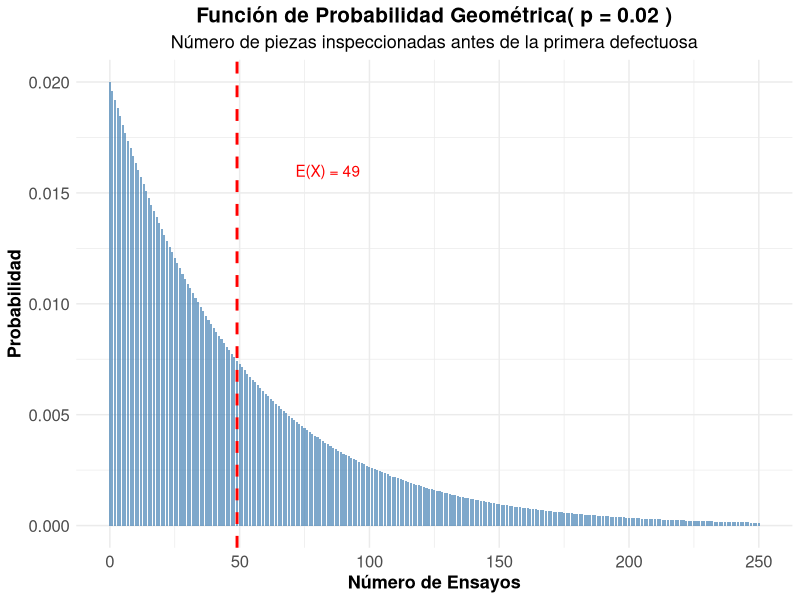
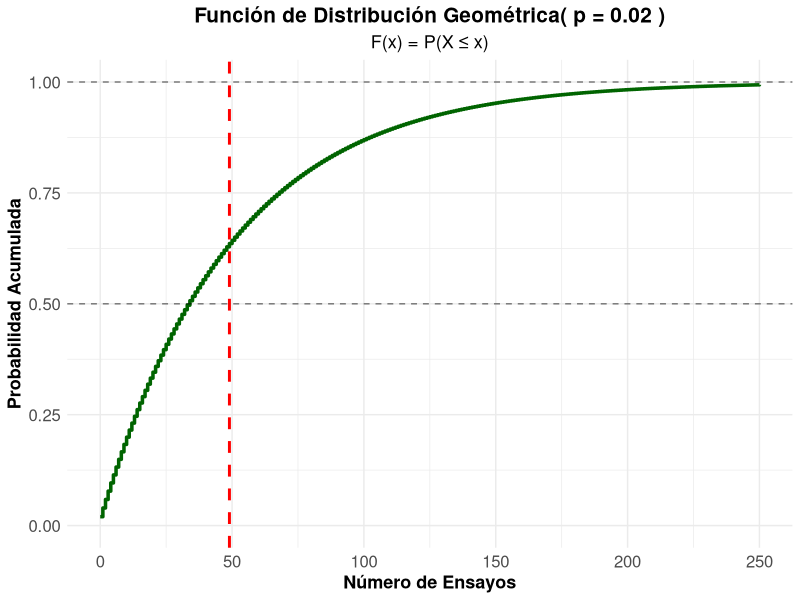
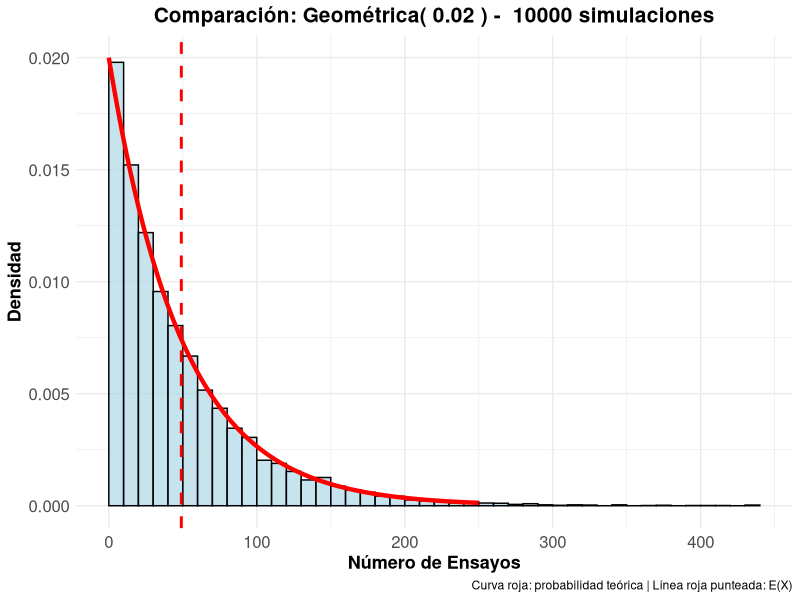
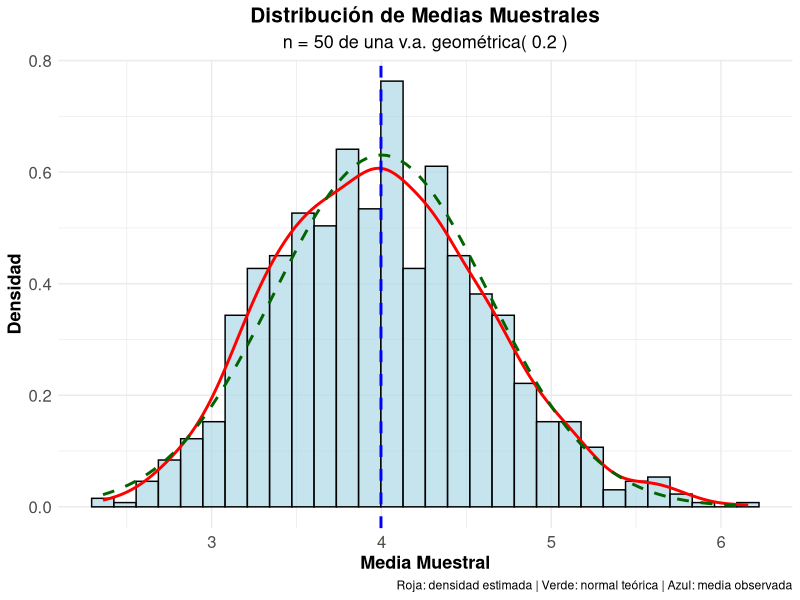
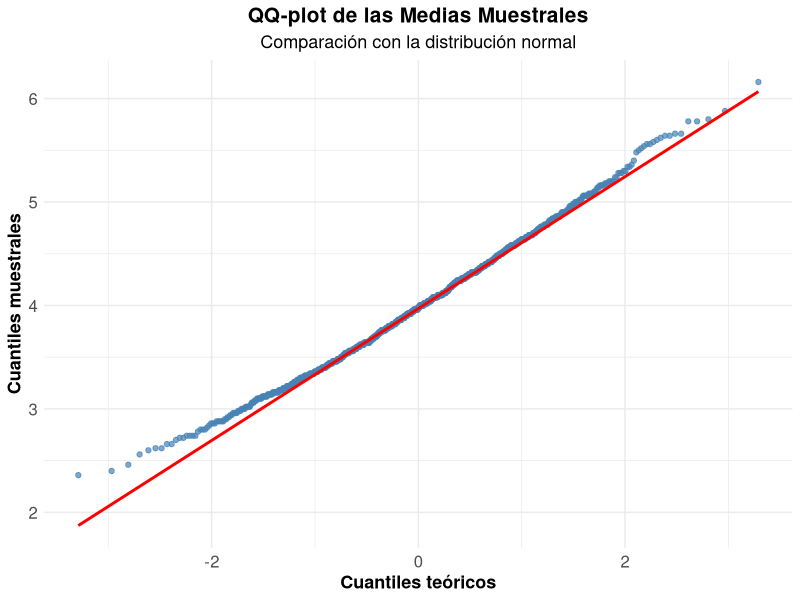

The R source for these figures, in order:
## ---- chunk 1
#| label: setup
#| include: false

library(tidyverse)
library(kableExtra)
library(gridExtra)
library(tidyr)

# Tema de las gráficas (el mismo de las notas de clase)
tema_clase <- theme_minimal() +
  theme(
    legend.title = element_text(size=13, face="bold"),
    legend.text = element_text(size=13),
    plot.title = element_text(size=15, face="bold", hjust = 0.5),
    plot.subtitle = element_text(size=13, hjust = 0.5),
    axis.text.x=element_text(size=12),
    axis.text.y=element_text(size=12),
    axis.title.x = element_text(face="bold", size=13),
    axis.title.y = element_text(face="bold", size=13)
  )
## ---- chunk 2
#| label: ejercicio-geom1-pmf
#| code-fold: true
#| fig-align: center

# Parámetro
p_g <- 0.02

# Media (se usa en las gráficas)
media_g <- (1 - p_g) / p_g

# Valores a graficar (la probabilidad de pasar de 250 es menor a 0.7%)
k_g <- 0:250
geom_data <- data.frame(
  k = k_g,
  Probabilidad = dgeom(k_g, p_g),
  Prob_Acumulada = pgeom(k_g, p_g)
)

ggplot(geom_data, aes(x = k, y = Probabilidad)) +
  geom_col(fill = "steelblue", alpha = 0.7, width = 0.8) +
  geom_vline(xintercept = media_g, color = "red", linetype = "dashed", linewidth = 1) +
  annotate("text", x = media_g + 35, y = max(geom_data$Probabilidad) * 0.8,
           label = paste("E(X) =", media_g), color = "red") +
  labs(title = paste("Función de Probabilidad Geométrica( p =", p_g, ")"),
       subtitle = "Número de piezas inspeccionadas antes de la primera defectuosa",
       x = "Número de Ensayos",
       y = "Probabilidad") +
  tema_clase
## ---- chunk 3
#| label: ejercicio-geom1-cdf
#| code-fold: true
#| fig-align: center

ggplot(geom_data, aes(x = k, y = Prob_Acumulada)) +
  geom_step(color = "darkgreen", linewidth = 1.2) +
  geom_hline(yintercept = c(0.5, 1), linetype = "dashed", alpha = 0.5) +
  geom_vline(xintercept = media_g, color = "red", linetype = "dashed", linewidth = 1) +
  labs(title = paste("Función de Distribución Geométrica( p =", p_g, ")"),
       subtitle = "F(x) = P(X ≤ x)",
       x = "Número de Ensayos",
       y = "Probabilidad Acumulada") +
  ylim(0, 1) +
  tema_clase
## ---- chunk 4
#| label: ejercicio-geom1-parametros
#| code-fold: true

media_teo_g <- (1 - p_g) / p_g
var_teo_g <- (1 - p_g) / (p_g^2)
desv_teo_g <- sqrt(var_teo_g)

cat("Esperanza (piezas esperadas antes de la primera defectuosa):", media_teo_g, "\n")
cat("Varianza:", var_teo_g, "\n")
cat("Desviación estándar:", round(desv_teo_g, 4), "\n")
## ---- chunk 5
#| label: ejercicio-geom1-simulacion
#| code-fold: true

n_sim_g <- 10000

# Generar datos geométricos
set.seed(2026)
datos_g <- rgeom(n_sim_g, p_g)

# Estadísticas observadas
media_obs_g <- mean(datos_g)
var_obs_g <- var(datos_g)
desv_obs_g <- sd(datos_g)

comparacion_g <- data.frame(
  Estadística = c("Esperanza", "Varianza", "Desv. Estándar"),
  Teórico = c(media_teo_g, var_teo_g, desv_teo_g),
  Observado = c(media_obs_g, var_obs_g, desv_obs_g)
)
comparacion_g$`Error %` <- abs(comparacion_g$Observado - comparacion_g$Teórico) /
  comparacion_g$Teórico * 100

kable(comparacion_g,
      caption = "Comparación de parámetros: valores teóricos vs simulación (10,000 ensayos)",
      digits = 4) %>%
  kable_styling(bootstrap_options = "striped")

# Comparación de probabilidades acumuladas
ks_g <- c(10, 25, 50, 100, 150)
comp_acum_g <- data.frame(
  k = ks_g,
  Prob_Teorica = pgeom(ks_g, p_g),
  Freq_Observada = sapply(ks_g, function(k) mean(datos_g <= k))
)
comp_acum_g$Diferencia <- abs(comp_acum_g$Prob_Teorica - comp_acum_g$Freq_Observada)

kable(comp_acum_g,
      caption = "Comparación de probabilidades acumuladas P(X ≤ k)",
      digits = 4,
      col.names = c("k", "P(X ≤ k) Teórica", "Freq. Observada", "Diferencia")) %>%
  kable_styling(bootstrap_options = "striped")
## ---- chunk 6
#| label: ejercicio-geom1-grafico-sim
#| code-fold: true
#| fig-align: center

# Como los valores se dispersan mucho, se agrupa el histograma en intervalos de 10
ggplot(data.frame(x = datos_g), aes(x = x)) +
  geom_histogram(aes(y = after_stat(density)), binwidth = 10, boundary = 0,
                 fill = "lightblue", color = "black", alpha = 0.7) +
  geom_line(data = geom_data, aes(x = k, y = Probabilidad),
            color = "red", linewidth = 1.5) +
  geom_vline(xintercept = media_teo_g, color = "red", linetype = "dashed", linewidth = 1) +
  labs(title = paste("Comparación: Geométrica(", p_g, ") - ", n_sim_g, "simulaciones"),
       x = "Número de Ensayos",
       y = "Densidad",
       caption = "Curva roja: probabilidad teórica | Línea roja punteada: E(X)") +
  tema_clase
## ---- chunk 7
#| label: ejercicio-geom1-memoria
#| code-fold: true

s_g <- 30
t_g <- 20

# P(X >= s + t), P(X >= s), P(X >= t)
prob_s_t_g <- 1 - pgeom(s_g + t_g - 1, p_g)
prob_s_g <- 1 - pgeom(s_g - 1, p_g)
prob_t_g <- 1 - pgeom(t_g - 1, p_g)

# P(X >= s + t | X >= s) = P(X >= s + t) / P(X >= s)
prob_condicional_g <- prob_s_t_g / prob_s_g

cat("Verificación teórica de la Propiedad de Falta de Memoria:\n")
cat("Parámetros: p =", p_g, ", s =", s_g, ", t =", t_g, "\n\n")
cat("P(X ≥", s_g + t_g, ") =", round(prob_s_t_g, 6), "\n")
cat("P(X ≥", s_g, ") =", round(prob_s_g, 6), "\n")
cat("P(X ≥", t_g, ") =", round(prob_t_g, 6), "\n\n")
cat("P(X ≥", s_g + t_g, "| X ≥", s_g, ") =", round(prob_condicional_g, 6), "\n")
cat("P(X ≥", t_g, ") =", round(prob_t_g, 6), "\n")
cat("¿Son iguales?", abs(prob_condicional_g - prob_t_g) < 1e-10, "\n\n")

# Verificación con los datos simulados
sobrevivientes <- datos_g[datos_g >= s_g]
cat("Verificación con la simulación:\n")
cat("Observaciones con X ≥", s_g, ":", length(sobrevivientes), "\n")
cat("Proporción observada de P(X ≥", s_g + t_g, "| X ≥", s_g, "):",
    round(mean(sobrevivientes >= s_g + t_g), 4), "\n")
cat("Proporción observada de P(X ≥", t_g, "):", round(mean(datos_g >= t_g), 4), "\n")
## ---- chunk 8
#| label: ejercicio-geom2-tcl
#| code-fold: true
#| fig-width: 8
#| fig-height: 6
#| fig-align: "center"

# Parámetros
k_tcl_g <- 1000
n_muestra_g <- 50
p_tcl_g <- 0.2

mu_tcl_g <- (1 - p_tcl_g) / p_tcl_g
var_tcl_g <- (1 - p_tcl_g) / (p_tcl_g^2)
var_media_g <- var_tcl_g / n_muestra_g

# Simular medias muestrales
set.seed(456)
medias_g <- replicate(k_tcl_g, {
  muestra <- rgeom(n_muestra_g, p_tcl_g)
  mean(muestra)
})

# Histograma
hist_g <- data.frame(Medias = medias_g)

ggplot(hist_g) +
  geom_histogram(aes(x = Medias, after_stat(density)), bins = 30,
                 fill = "lightblue", alpha = 0.7, color = "black") +
  geom_density(aes(x = Medias), color = "red", linewidth = 1) +
  geom_function(fun = dnorm, args = list(mean = mu_tcl_g, sd = sqrt(var_media_g)),
                color = "darkgreen", linetype = "dashed", linewidth = 1) +
  geom_vline(xintercept = mean(medias_g),
             color = "blue", linetype = "dashed", linewidth = 1) +
  labs(title = "Distribución de Medias Muestrales",
       subtitle = paste("n =", n_muestra_g, "de una v.a. geométrica(", p_tcl_g, ")"),
       x = "Media Muestral",
       y = "Densidad",
       caption = "Roja: densidad estimada | Verde: normal teórica | Azul: media observada") +
  tema_clase

# Estadísticas
cat("Media teórica:", mu_tcl_g, "\n")
cat("Media observada:", round(mean(medias_g), 4), "\n")
cat("Varianza teórica de la media:", var_media_g, "\n")
cat("Varianza observada de la media:", round(var(medias_g), 4), "\n")
## ---- chunk 9
#| label: ejercicio-geom2-qq
#| code-fold: true
#| fig-align: center

ggplot(hist_g, aes(sample = Medias)) +
  stat_qq(color = "steelblue", alpha = 0.7) +
  stat_qq_line(color = "red", linewidth = 1) +
  labs(title = "QQ-plot de las Medias Muestrales",
       subtitle = "Comparación con la distribución normal",
       x = "Cuantiles teóricos",
       y = "Cuantiles muestrales") +
  tema_clase

# Prueba de normalidad
cat("Prueba de Shapiro-Wilk, p-valor:", round(shapiro.test(medias_g)$p.value, 4), "\n")
